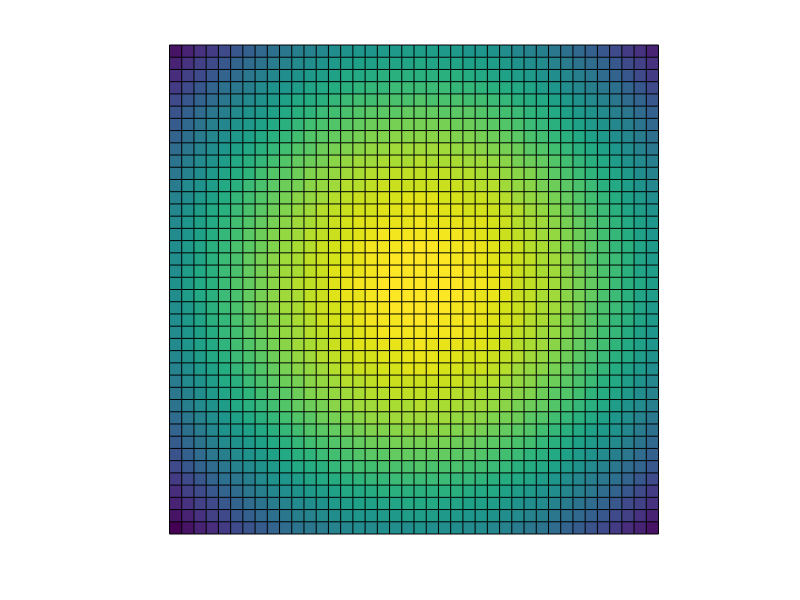

Recreate this plot in MATLAB. (Note: this script raises an error after producing the figure.)
% graph04_nullCone.m
color_pink = (1/255)*[255,204,204];
color_red = (1/255)*[255,0,0];
color_silver = (1/255)*[224,224,224];
color_blue = (1/255)*[0,0,255];
color_purple = [0.75, 0, 0.75];

figure;
hold on
axis equal 
axis off
xlim([-1,1]);
ylim([-1,1]);
zlim([-1,1]);

stepSize = 0.05;
I = [-1:stepSize:1];
[X,Y] = meshgrid(I,I);
size_of_X = size(X);
m = size_of_X(1);
n = size_of_X(2);
Z = zeros(m,n);
Z_at_zero = zeros(m,n);
for ii=1:m
    for j=1:n
        Z(ii,j) = -1/2*(X(ii,j)^2+Y(ii,j)^2);
    end
end
baseM = surf(X,Y,Z);
baseM.FaceColor = 'b';
baseM.FaceAlpha = 0.8;
baseM.EdgeColor = 'none';

tangent_at_zero = surf(X,Y,Z_at_zero);
tangent_at_zero.FaceColor = 'y';
tangent_at_zero.FaceAlpha = 0.3;
tangent_at_zero.EdgeColor = 'none';

theta = [0: stepSize*2*pi: 2*pi];
rVec = [0:stepSize/5:0.5];
scale = 1.2;
[Theta,Radius] = meshgrid(theta, rVec);
size_of_Theta = size(Theta);
m2 = size_of_Theta(1);
n2 = size_of_Theta(2);
X2 = zeros(m2,n2);
Y2 = zeros(m2,n2);
Z2plus = zeros(m2,n2);
Z2minus = zeros(m2,n2);
for ii=1:m2
    for j=1:n2
        X2(ii,j) = Radius(ii,j)*cos(Theta(ii,j));
        Y2(ii,j) = Radius(ii,j)*sin(Theta(ii,j));
        Z2plus(ii,j) = scale*Radius(ii,j);
        Z2minus(ii,j) = -scale*Radius(ii,j);
    end
end
conePlus = surf(X2,Y2,Z2plus);
coneMinus = surf(X2,Y2,Z2minus);
conePlus.FaceColor = 'r';
conePlus.FaceAlpha = 0.3;
conePlus.EdgeColor = 'none';
coneMinus.FaceColor = 'r';
coneMinus.EdgeColor = 'none';
coneMinus.FaceAlpha = 0.1;

dot01 = scatter3(0,0,0,100,'filled');
dot01.MarkerFaceColor='k';

view([45,60,10]);

normalVec = quiver3(0,0,0,0,0,0.5);
normalVec.LineWidth = 3;
normalVec.Color = 'k';
normalVec.MaxHeadSize = 1.5;
string01 = '$\mathbf{n}$';
text01 = text(0,0,0.5,string01,'interpreter','latex');
text01.FontSize = 25;
text01.Color = 'k';

tangentVec = quiver3(0,0,0,0,0.5,0);
tangentVec.LineStyle = '-' ;
tangentVec.LineWidth = 3;
tangentVec.Color = 'k';
tangentVec.MaxHeadSize = 1.5;
string02 = '$\mathbf{e_2}$';
text02 = text(0,0.5,0,string02,'interpreter','latex');
text02.FontSize = 25;
text02.Color = 'k';

tangent2Vec = quiver3(0,0,0,0.5,0,0);
tangent2Vec.LineStyle = '-' ;
tangent2Vec.LineWidth = 3;
tangent2Vec.Color = 'k';
tangent2Vec.MaxHeadSize = 1.5;
string03 = '$\mathbf{e_1}$';
text03 = text(0.55,0,0,string03,'interpreter','latex');
text03.FontSize = 25;
text03.Color = 'k';


